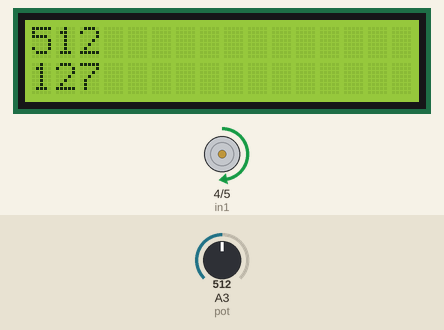
This sketch was run on a simulated Arduino Uno, built with avr-gcc and run on an emulated ATmega328P. Shown: 16×2 character LCD, motor-driver pin pairs drawn as motors (green arrow = first pin HIGH = forward, orange = second pin HIGH = backward, longer = more drive, scaled by the enable pin). Inputs (shaded band) come from the test bench; at power-on: A3 (pot) = 512.

Above: at 1.2 s.
1.3 s: A3 (pot) set to 716
At 2.3 s:
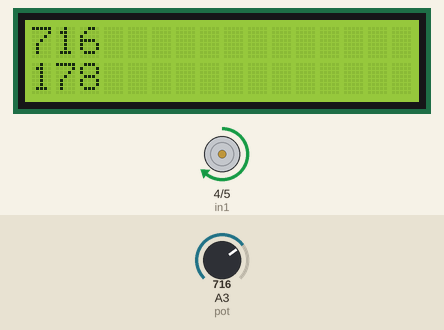
3.1 s: A3 (pot) set to 900
At 4.2 s:
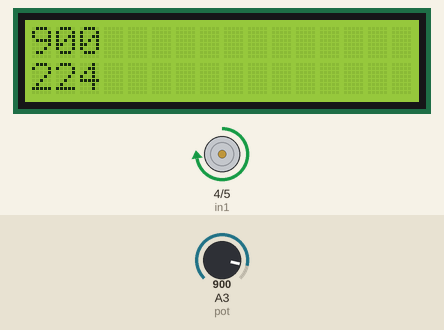
4.8 s: A3 (pot) set to 122
At 5.9 s:
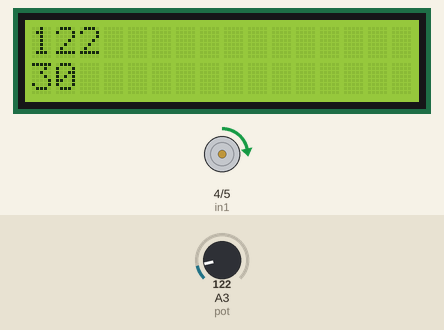
6.4 s: A3 (pot) set to 0
At 7.5 s:
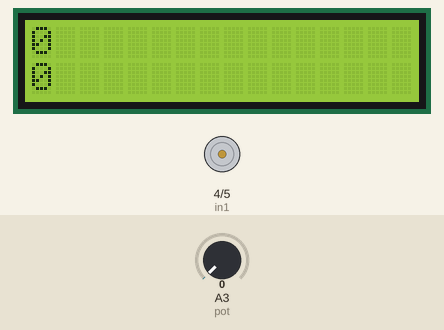
Timing chart, 0 to 9.0 s (numbered marks = the images above; inputs shaded):
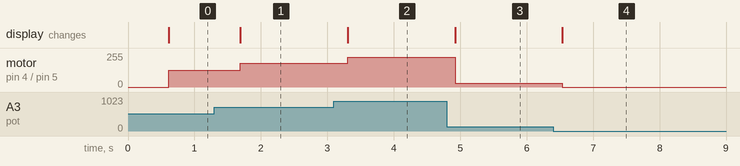

Measured:
- after the input at 1.3 s, motor on pin 4 (in1) / pin 5 (in2): forward 127/255 → forward 178/255 after 0.39 s; the display: changes after 0.39 s (image 1)
- after the input at 3.1 s, motor on pin 4 (in1) / pin 5 (in2): forward 178/255 → forward 224/255 after 0.21 s; the display: changes after 0.21 s (image 2)
- after the input at 4.8 s, motor on pin 4 (in1) / pin 5 (in2): forward 224/255 → forward 30/255 after 0.12 s; the display: changes after 0.12 s (image 3)
- after the input at 6.4 s, motor on pin 4 (in1) / pin 5 (in2): forward 30/255 → stopped after 0.13 s; the display: changes after 0.13 s (image 4)

The sketch:

surprising_kieran1.ino
```cpp
// C++ code
//
#include <Wire.h>
#include <LiquidCrystal_I2C.h>

LiquidCrystal_I2C lcd(0x27, 16, 2);

int en = 3;
int in1 = 4;
int in2 = 5;
int pot = A3;


void setup()
{
  pinMode(en, OUTPUT);
  pinMode(in1, OUTPUT);
  pinMode(in2, OUTPUT);
  pinMode(pot, INPUT);

  lcd.init();
  lcd.backlight();

  lcd.setCursor(0,0);
  lcd.print("hello world");

  lcd.setCursor(0, 1);
}

void loop()
{
  delay(500);
  lcd.setCursor(0,1);
  lcd.print("                ");
  lcd.setCursor(0,0);
  lcd.print("                ");


  digitalWrite(in1, HIGH);
  digitalWrite(in2, LOW);


  int read = analogRead(pot);
  int out = map(read, 0, 1023, 0, 255);


  lcd.setCursor(0,0);

  lcd.print(read);


  lcd.setCursor(0, 1);
  lcd.print(out);

  analogWrite(en, out);


}
```
